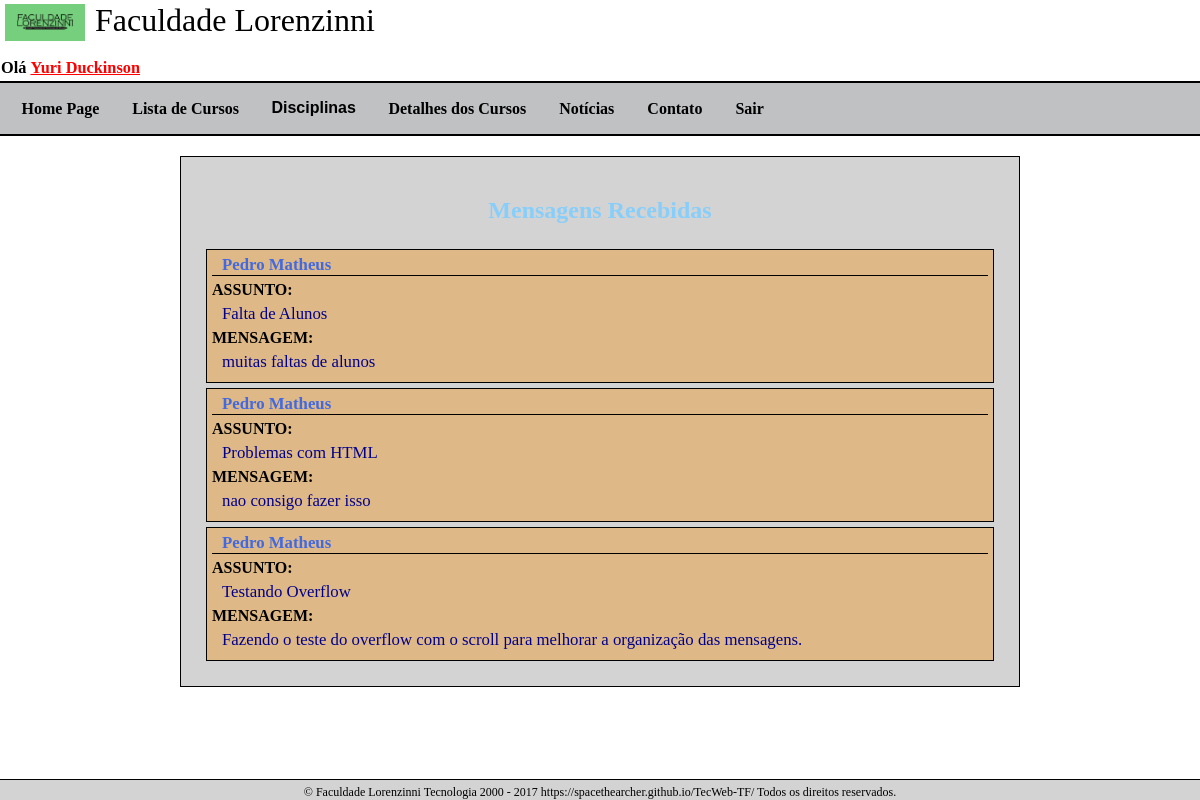
The app's page /Professor/MensagensRecebidas/ (signed in) with its own data.
### core/models.py (models this page shows, shortened)
class Usuario(AbstractBaseUser):
    ra = models.IntegerField("RA",unique=True)
    password = models.CharField("Senha", max_length=200)
    nome = models.CharField("Nome", max_length=100)
    email = models.EmailField("E-Mail", max_length=50)
    perfil = models.CharField("Perfil", max_length=1, default="A")
    ativo = models.BooleanField("Ativo", default=True)
    USERNAME_FIELD = 'ra'
    REQUIRED_FIELDS = ['nome','email']
    objects = UsuarioManager()
    def __str__(self):
        return self.nome

class MensagemAluno(models.Model):
    aluno = models.ForeignKey(Aluno, on_delete=models.CASCADE)
    assunto = models.CharField("Assunto", max_length=100)
    mensagem = models.TextField("Mensagem")
    professor = models.ForeignKey(Professor, on_delete=models.CASCADE)

### core/views.py (the view)
# urls.py: url(r'^Professor/MensagensRecebidas/', page_mensagens_professor),
@login_required(login_url="/Login")
@user_passes_test(checa_professor)
def page_mensagens_professor(request):
    mensagens = MensagemAluno.objects.all()
    user = Professor.objects.get(nome=request.user.nome)
    contexto = {
        "mensagens":mensagens,
        "user":user
    }
    return render(request, "MensagensProfessor.html", contexto)

### core/views.py (called while the page is built)
def checa_professor(usuario):
    return usuario.perfil == "P" or usuario.perfil == "C"

### core/templates/MensagensProfessor.html (shortened to what this page needs)
{% extends 'base.html' %}
{% block scripts %}
    <link rel="stylesheet" type="text/css" href="/static/css/site.css">
    <link rel="stylesheet" type="text/css" href="/static/css/MensagensProfessor.css">
{% endblock %}
{% block conteudo %}
    <div class="mensagembox">
        <h1> Mensagens Recebidas </h1>
        <div class="display">
        {% for mensagem in mensagens %}
            {% if mensagem.professor == user %}
                <div class="mensagem">
                 <div class="aluno"> {{ mensagem.aluno }} </div>
                 <div class="textoCall">ASSUNTO:</div> <div class="assunto"> {{mensagem.assunto}} </div>
                 <div class="textoCall">MENSAGEM:</div> <div class="texto"> {{mensagem.mensagem}} </div>
                </div>
            {% endif %}
        {% endfor %}
        </div>
    </div>
{% endblock %}

### core/templates/base.html (shortened to what this page needs)
<!DOCTYPE html>
<html>
  <head>
	{% load static %}
    {% block scripts %}{% endblock %}
  </head>
  <body>
    <header class="header">
        <img class="header" src="/static/images/Logo_01.jpg" alt='Faculdade Lorenzinni Tecnologia, a melhor do Brasil !' width='100px'/><p class="headtitle">Faculdade Lorenzinni</p>
        <br/>
        {% if user.is_authenticated %}
            <div class="hello">Olá <a class="userlink" href=
                {% if user.perfil == 'P' %}
                    "/PerfilProfessor"
                {% elif user.perfil == 'A' %}
                    "/PerfilAluno"
                {% elif user.perfil == 'C' %}
                    "/PerfilCoordenador"
                {% endif %}
            >{{ user }}</a></div>
        {% endif %}
        <ul class="navigation">
        <li class="bloco"><a href="/home">Home Page</a></li>
        <li class="bloco"><a href="/Lista_Cursos">Lista de Cursos</a></li>
        <li class="bloco noanchor">Disciplinas
        </li>
        <li class="bloco"><a href="/Detalhes/Cursos">Detalhes dos Cursos</a></li>
        <li class="bloco"><a href ="/Noticias">Notícias</a></li>
        <li class="bloco"><a href="/Contato">Contato</a></li>
        {% if user.is_authenticated %}
        <li class="bloco"><a href="{% url 'logout' %}">Sair</a></li>
        {% else %}
        <li class="bloco"><a href="{% url 'login' %}">Login</a></li>
        {% endif %}
        </ul>
    </header>
    <section>
        {% block conteudo %}
        {% endblock %}
    </section>
    <footer>© Faculdade Lorenzinni Tecnologia 2000 - 2017 https://spacethearcher.github.io/TecWeb-TF/ Todos os direitos reservados.</footer>
  </body>
</html>

### core/static/css/site.css (style rules this page uses)
* { box-sizing: border-box; }
.userlink { color: darkblue; }
.headtitle { font-size: 200%; margin : 0px; padding: 0px; }
.hello { font-size: 102%; padding: 1px; font-weight: 600; }
header { padding-top: 2px ; padding-left: 0px ; padding-bottom: 0px ; margin-top: 0px ; margin-left: 0px ; border-bottom: 2px solid black; background-color: white; margin-bottom: 10px; }
.header img { margin:2px; margin-bottom: 0px; border: 0px; }
footer { position: fixed; bottom: 0; left: 0; right: 0; text-align: center; padding-top: 5px; border-top: 1px; border-top-color: black; border-top-style: solid; border-top-width: 1px; background-color: lightgray ; font-size: 75% ; margin-top: 15px ; }
body { margin: auto 0px 50px ; background-color: white; font-family: Calibri; }
img { width: 100%; height: auto; }
.header img { margin-left: 5px; margin-right: 10px; float: left; width: 80px; background: #555; }
a { font-weight: 700; }
a:link { color: red; font-weight: bold; }
.navigation { border-top: 2px solid black; padding-left: 5px; margin-left: 0px; margin-top: 2px; padding-top: 0px; padding-bottom: 0px; margin-bottom: 0px; display: flex; flex-flow: row nowrap; justify-content: flex-start; list-style-type: none; background-color: #bfc1c3; }
.navigation a { color: black; font-weight: 600; }
.noanchor { font-weight: 600; text-decoration: none; display:block; font-family: sans-serif; font-weight: 550; padding: 1em; color: black; }
.bloco a { text-decoration: none; display: block; padding: 16.5px; }

### core/static/css/MensagensProfessor.css (style rules this page uses)
h1 { color : lightskyblue; text-align: center; }
.mensagembox { margin: 20px auto; padding: 20px; width: 70%; background-color: lightgray; border: 1px solid black; display: flex; flex-flow: column wrap; justify-content: space-evenly; }
.mensagem { background-color: burlywood; border: 1px solid black; padding: 5px; margin: 5px; }
.aluno { border-bottom: 1px solid black; color: royalblue; font-size: 105%; font-weight: 600; padding-left: 10px; margin-bottom: 5px; }
.assunto { font-size: 105%; margin-bottom: 5px; color: darkblue; padding-left: 10px; }
.textoCall { font-weight: 600; color: black; margin-bottom: 5px; }
.texto { color: darkblue; font-size: 105%; margin-bottom: 5px; padding-left: 10px; }

### records on screen
Usuario: nome "Yuri Duckinson"
MensagemAluno: aluno "Pedro Matheus", assunto "Falta de Alunos", mensagem "muitas faltas de alunos"
MensagemAluno: aluno "Pedro Matheus", assunto "Problemas com HTML", mensagem "nao consigo fazer isso"
MensagemAluno: aluno "Pedro Matheus", assunto "Testando Overflow", mensagem "Fazendo o teste do overflow com o scroll para melhorar a organização das mensagens."
